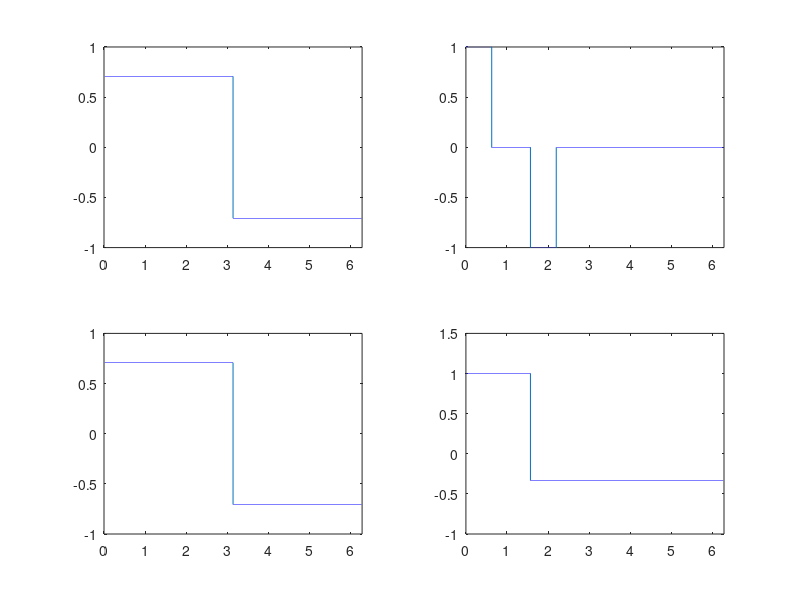

Write the MATLAB code that produced this figure.
function waveform

t = [0:0.0001:2*pi];

y_sin = sin(t);
%plot(t,y_sin);axis([0 2*pi -1 1]);

f = 1/(2*pi);
y_pulse_1 = (-sign(t-0.1/f)-sign(t-0.5/f)+sign(t-0.6/f)+1)/2;

y_pulse_2 = (-sign(t-0.1/f)-sign(t-0.25/f)+sign(t-0.35/f)+1)/2;

y_square_1 = 1/(2^0.5)*(-sign(t-0.5/f)-sign(t-0.5/f)+sign(t-1/f)+1)/2;

y_square_2 = (-sign(t-0.25/f)-0.5*sign(t-0.25/f)+0.25*sign(t-1/f)+1)/2.25;

subplot(2,2,1);
plot(t,y_square_1);axis([0 2*pi -1 1]);

subplot(2,2,2);
plot(t,y_pulse_2);axis([0 2*pi -1 1]);

subplot(2,2,3);
plot(t,y_square_1);axis([0 2*pi -1 1]);

subplot(2,2,4);
plot(t,y_square_2);axis([0 2*pi -1 1.5]);

print -dpng sin.png